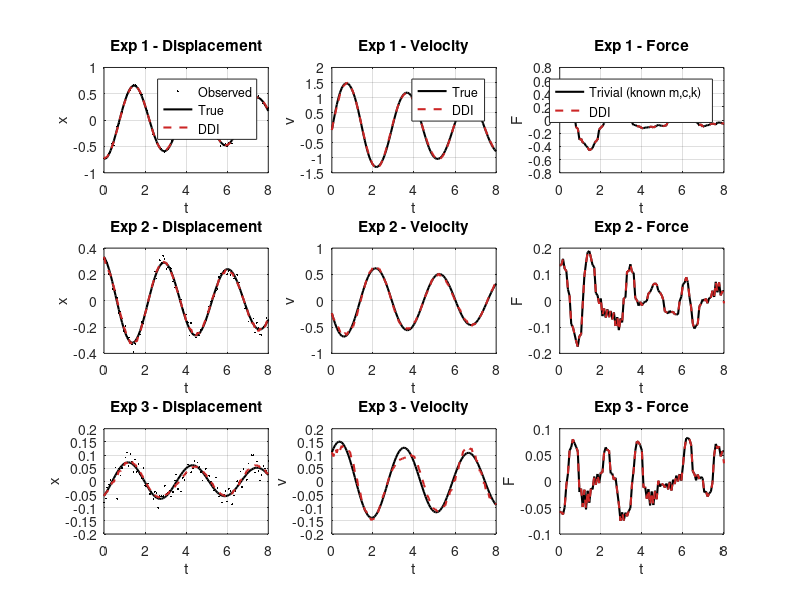
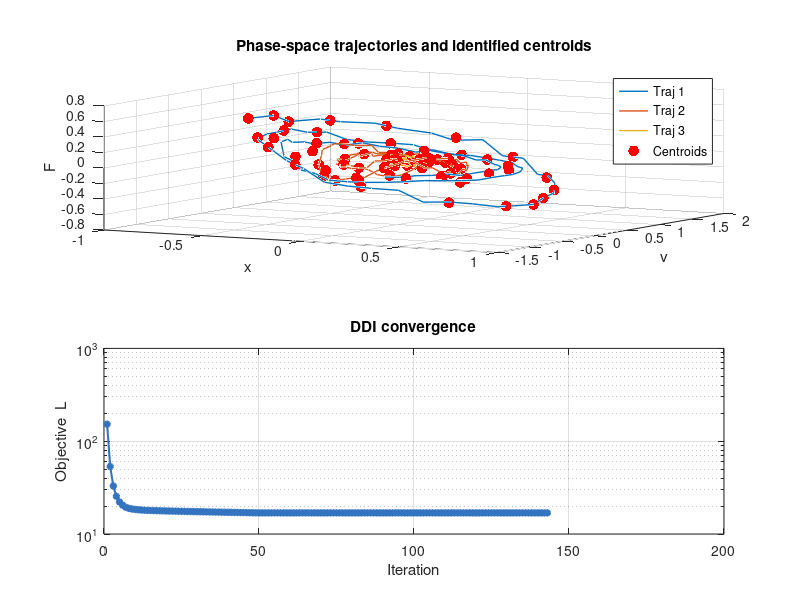

MATLAB code to generate these figures, in order:
function DDI_example()
%DDI_KINEMATICS  Data-driven identification with noisy kinematic measurements
%
% Implements the staggered minimisation of Ulloa's working notes.
%
% Objective function (Eq. 8):
%   L = sum_alpha sum_n w_n [ f^2(z_n) + d^2(z_n, z_bar_k) ]
%     + beta_F * sum_alpha sum_{n=1}^{N-1} w_n * dt * (F_{n+1} - F_n)^2
%
% Synthetic data is generated from:
%   F(x,v) = -2*x^3 - 0.05*v*|v|
%   (hardening cubic spring + quadratic drag -- unconditionally stable)
%
% Only x is observed (with noise). v is estimated by central differences
% on Gaussian-smoothed x_obs. The DDI algorithm recovers F without
% assuming any functional form for the force law.

clear; close all; clc;
rng(42);   % measurement noise seed

%% =========================================================================
%  USER PARAMETERS
%% =========================================================================

% -- Structural parameters (ODE generation + KKT constraint) --
m = 1.0;
c = 0.1;
k = 4.0;

% -- Time grid --
T     = 8.0;
T_buf = 2.0;
T_ext = T + T_buf;
N_ext = 126;
t_ext = linspace(0, T_ext, N_ext);
dt    = t_ext(2) - t_ext(1);
N_out = round(T/T_ext * (N_ext-1)) + 1;
t_out = t_ext(1:N_out);

% -- Experiments -- change only Nexp; ICs scale automatically --
Nexp = 3;
rng(13);
x_ini = 0.5*randn(Nexp, 1);
v_ini = 0.3*randn(Nexp, 1);

% -- Noise (x only) --
noise_frac = 0.1;

% -- DDI weights --
w_obs_x = 50.0;
w_obs_v =  0.5;
wx = 1.0;
wv = 1.0;
wF = 3.0;
wn = ones(N_ext, 1);

% -- beta_F annealing --
beta_F0      = 80.0;
beta_F1      = 15.0;
anneal_iters = 50;

% -- Centroids and solver --
Nbar     = 25 * Nexp;
max_iter = 200;
tol      = 1e-9;

%% =========================================================================
%  GENERATE SYNTHETIC DATA
%% =========================================================================
fprintf('=== Generating synthetic data ===\n');

x_true_ext = zeros(Nexp, N_ext);
v_true_ext = zeros(Nexp, N_ext);

ode_opts = odeset('RelTol',1e-9,'AbsTol',1e-12);
for a = 1:Nexp
    rhs_f = @(~,y) [y(2); (-2.0*y(1)^3 - 0.05*y(2)*abs(y(2)) - c*y(2) - k*y(1))/m];
    [t_sol, Y] = ode45(rhs_f, t_ext, [x_ini(a); v_ini(a)], ode_opts);
    if length(t_sol) ~= N_ext
        error(['ODE failed for experiment %d at t=%.4f. ' ...
               'Reduce IC amplitudes or check force law stability.'], a, t_sol(end));
    end
    x_true_ext(a,:) = Y(:,1)';
    v_true_ext(a,:) = Y(:,2)';
end

sig   = std(x_true_ext(:,1:N_out), [], 'all');
x_obs = x_true_ext + noise_frac*sig*randn(Nexp, N_ext);

%% =========================================================================
%  GAUSSIAN SMOOTHING
%  Used for: (1) estimating v_obs, (2) initialising trajectories
%% =========================================================================
smooth_sigma = 3;
hw = ceil(3*smooth_sigma);
gw = exp(-(-hw:hw).^2 / (2*smooth_sigma^2));
gw = gw / sum(gw);

x_smooth = zeros(Nexp, N_ext);
for a = 1:Nexp
    x_smooth(a,:) = conv(x_obs(a,:), gw, 'same');
    x_smooth(a,1) = x_ini(a);
end

%% =========================================================================
%  VELOCITY ESTIMATE FROM SMOOTHED DISPLACEMENT
%% =========================================================================
v_obs = zeros(Nexp, N_ext);
for a = 1:Nexp
    v_obs(a,2:N_ext-1) = (x_smooth(a,3:N_ext) - x_smooth(a,1:N_ext-2)) / (2*dt);
    v_obs(a,1)         = v_ini(a);
    v_obs(a,N_ext)     = v_obs(a,N_ext-1);
end

%% =========================================================================
%  INITIALISE TRAJECTORIES
%% =========================================================================
fprintf('=== Initialising ===\n');

x_traj = x_obs;
v_traj = v_obs;
F_traj = zeros(Nexp, N_ext);
for a = 1:Nexp
    for n = 2:N_ext-1
        F_traj(a,n) = m*(v_traj(a,n+1)-v_traj(a,n-1))/(2*dt) ...
                    + c*v_traj(a,n) + k*x_smooth(a,n);
    end
    F_traj(a,1)     = F_traj(a,2);
    F_traj(a,N_ext) = F_traj(a,N_ext-1);
end

%% =========================================================================
%  K-MEANS++ CENTROID INITIALISATION
%% =========================================================================
fprintf('=== K-means++ centroid seeding ===\n');

all_pts   = [x_traj(:), v_traj(:), F_traj(:)];
pts_scale = std(all_pts) + eps;
pts_n     = all_pts ./ pts_scale;

Npts  = size(all_pts, 1);
ci    = zeros(Nbar, 1);
ci(1) = randi(Npts);
min_d2 = inf(Npts, 1);
for kk = 2:Nbar
    d2c    = sum((pts_n - pts_n(ci(kk-1),:)).^2, 2);
    min_d2 = min(min_d2, d2c);
    prob   = min_d2 / sum(min_d2);
    ci(kk) = find(rand < cumsum(prob), 1);
end
xbar = all_pts(ci, 1)';
vbar = all_pts(ci, 2)';
Fbar = all_pts(ci, 3)';

assign = ones(Nexp, N_ext, 'int32');

%% =========================================================================
%  DDI MAIN LOOP
%% =========================================================================
fprintf('=== DDI alternating minimisation ===\n');
fprintf('  %5s  %14s  %14s  %10s\n','Iter','Objective L','Rel. dL','beta_F');

L_hist = nan(max_iter, 1);

for iter = 1:max_iter

    % beta_F geometric annealing
    if iter <= anneal_iters
        frac   = (iter-1) / (anneal_iters-1);
        beta_F = beta_F0 * (beta_F1/beta_F0)^frac;
    else
        beta_F = beta_F1;
    end

    % Assignment: nearest centroid in weighted (x,v,F) space
    pts_all = [x_traj(:), v_traj(:), F_traj(:)];
    cen_all = [xbar(:),   vbar(:),   Fbar(:)  ];
    D2 = wx*(pts_all(:,1) - cen_all(:,1)').^2 + ...
         wv*(pts_all(:,2) - cen_all(:,2)').^2 + ...
         wF*(pts_all(:,3) - cen_all(:,3)').^2;
    [~, assign_vec] = min(D2, [], 2);
    assign = reshape(int32(assign_vec), Nexp, N_ext);

    % Step 1: KKT solve per experiment (Eqs. 12-17)
    for a = 1:Nexp
        [x_traj(a,:), v_traj(a,:), F_traj(a,:)] = ...
            solve_trajectory(m, c, k, dt, N_ext, wn, ...
                             w_obs_x, w_obs_v, wx, wv, wF, beta_F, ...
                             x_obs(a,:), v_obs(a,:), ...
                             x_ini(a), v_ini(a), ...
                             xbar, vbar, Fbar, assign(a,:));
    end

    % Step 2: Centroid update (Eqs. 19-21)
    num_x = zeros(1, Nbar);
    num_v = zeros(1, Nbar);
    num_F = zeros(1, Nbar);
    den   = zeros(1, Nbar);
    for a = 1:Nexp
        for n = 1:N_ext
            kk        = assign(a,n);
            w         = wn(n);
            num_x(kk) = num_x(kk) + w*x_traj(a,n);
            num_v(kk) = num_v(kk) + w*v_traj(a,n);
            num_F(kk) = num_F(kk) + w*F_traj(a,n);
            den(kk)   = den(kk)   + w;
        end
    end
    for kk = 1:Nbar
        if den(kk) > 0
            xbar(kk) = num_x(kk)/den(kk);
            vbar(kk) = num_v(kk)/den(kk);
            Fbar(kk) = num_F(kk)/den(kk);
        end
    end

    % Convergence check
    L = eval_objective(Nexp, N_ext, wn, dt, ...
                       w_obs_x, w_obs_v, wx, wv, wF, beta_F, ...
                       x_traj, v_traj, F_traj, x_obs, v_obs, ...
                       xbar, vbar, Fbar, assign);
    L_hist(iter) = L;

    if iter > 1
        dL = abs(L - L_hist(iter-1)) / (abs(L_hist(iter-1)) + eps);
        fprintf('  %5d  %14.6e  %14.6e  %10.3f\n', iter, L, dL, beta_F);
        if dL < tol && iter > anneal_iters
            fprintf('  --> Converged at iteration %d.\n', iter);
            break;
        end
    else
        fprintf('  %5d  %14.6e  %14s  %10.3f\n', iter, L, '---', beta_F);
    end
end

%% =========================================================================
%  TRIM TO [0,T]
%% =========================================================================
fprintf('=== Plotting ===\n');

x_traj_out = x_traj(:,    1:N_out);
v_traj_out = v_traj(:,    1:N_out);
F_traj_out = F_traj(:,    1:N_out);
x_obs_out  = x_obs(:,     1:N_out);
x_true_out = x_true_ext(:,1:N_out);
v_true_out = v_true_ext(:,1:N_out);

% Trivial (algebraic) force from recovered trajectories.
% Requires known m, c, k -- serves as baseline for DDI comparison.
F_trivial = zeros(Nexp, N_out);
for a = 1:Nexp
    for n = 2:N_out-1
        F_trivial(a,n) = m*(v_traj_out(a,n+1)-v_traj_out(a,n-1))/(2*dt) ...
                       + c*v_traj_out(a,n) + k*x_traj_out(a,n);
    end
    F_trivial(a,1)     = F_trivial(a,2);
    F_trivial(a,N_out) = F_trivial(a,N_out-1);
end

cRed = [0.80 0.15 0.15];

%% =========================================================================
%  FIGURE 1: Trajectories
%% =========================================================================
figure('Name','DDI - Trajectories','NumberTitle','off', ...
       'Position',[50 50 1300 260*Nexp]);
for a = 1:Nexp

    subplot(Nexp, 3, (a-1)*3 + 1);
    plot(t_out, x_obs_out(a,:),  'k.', 'MarkerSize',4); hold on;
    plot(t_out, x_true_out(a,:), 'k-', 'LineWidth',1.5);
    plot(t_out, x_traj_out(a,:), '--', 'Color',cRed, 'LineWidth',1.5);
    xlabel('t'); ylabel('x'); grid on; box on;
    title(sprintf('Exp %d - Displacement',a));
    if a==1, legend('Observed','True','DDI','Location','best'); end

    subplot(Nexp, 3, (a-1)*3 + 2);
    plot(t_out, v_true_out(a,:), 'k-', 'LineWidth',1.5); hold on;
    plot(t_out, v_traj_out(a,:), '--', 'Color',cRed, 'LineWidth',1.5);
    xlabel('t'); ylabel('v'); grid on; box on;
    title(sprintf('Exp %d - Velocity',a));
    if a==1, legend('True','DDI','Location','best'); end

    subplot(Nexp, 3, (a-1)*3 + 3);
    plot(t_out, F_trivial(a,:),  'k-', 'LineWidth',1.5); hold on;
    plot(t_out, F_traj_out(a,:), '--', 'Color',cRed, 'LineWidth',1.5);
    xlabel('t'); ylabel('F'); grid on; box on;
    title(sprintf('Exp %d - Force',a));
    if a==1, legend('Trivial (known m,c,k)','DDI','Location','best'); end
end

%% =========================================================================
%  FIGURE 2: Phase space, centroids, convergence
%% =========================================================================
figure('Name','DDI - Phase Space and Convergence','NumberTitle','off', ...
       'Position',[100 100 950 720]);

subplot(2,1,1);
cols = lines(Nexp);
for a = 1:Nexp
    plot3(x_traj_out(a,:), v_traj_out(a,:), F_traj_out(a,:), '-', ...
          'Color',cols(a,:), 'LineWidth',1, 'DisplayName',sprintf('Traj %d',a));
    hold on;
end
scatter3(xbar, vbar, Fbar, 60, 'r', 'filled', 'DisplayName','Centroids');
xlabel('x'); ylabel('v'); zlabel('F');
title('Phase-space trajectories and identified centroids');
legend('Location','best'); grid on; view(30,20);

subplot(2,1,2);
valid = ~isnan(L_hist);
semilogy(find(valid), L_hist(valid), '-o', 'Color',[0.20 0.45 0.75], ...
         'LineWidth',1.5, 'MarkerSize',4, 'MarkerFaceColor',[0.20 0.45 0.75]);
xlabel('Iteration'); ylabel('Objective  L');
title('DDI convergence'); grid on; box on;

%% =========================================================================
%  ERROR SUMMARY (x and v only)
%% =========================================================================
fprintf('\n=== Recovery error (window [0,T]) ===\n');
fprintf('  %6s  %10s  %10s\n','Exp','RMSE x','RMSE v');
for a = 1:Nexp
    fprintf('  %6d  %10.4f  %10.4f\n', a, ...
        rms(x_traj_out(a,:) - x_true_out(a,:)), ...
        rms(v_traj_out(a,:) - v_true_out(a,:)));
end
fprintf('=== Done ===\n');
end


%% =========================================================================
%  LOCAL FUNCTION: solve_trajectory
%% =========================================================================
function [x, v, F] = solve_trajectory(m, c, k, dt, N, wn, ...
    w_obs_x, w_obs_v, wx, wv, wF, beta_F, ...
    x_obs, v_obs, x_ini, v_ini, ...
    xbar, vbar, Fbar, assign)

col_x   = @(n) n;
col_v   = @(n) N   + n;
col_F   = @(n) 2*N + n;
col_lam = @(n) 3*N + (n-1);
col_mu  = @(n) 4*N - 2 + (n-1);

Ndof   = 5*N - 4;
nz_max = 30*N;
TI  = zeros(nz_max,1);
TJ  = zeros(nz_max,1);
TS  = zeros(nz_max,1);
rhs = zeros(Ndof,1);
nz  = 0;
row = 0;

% Eq. (17): initial conditions
row=row+1; nz=nz+1; TI(nz)=row; TJ(nz)=col_x(1); TS(nz)=1; rhs(row)=x_ini;
row=row+1; nz=nz+1; TI(nz)=row; TJ(nz)=col_v(1); TS(nz)=1; rhs(row)=v_ini;

for n = 2:N-1
    kk = assign(n);

    % Eq. (12): discrete dynamics
    row=row+1;
    nz=nz+1; TI(nz)=row; TJ(nz)=col_v(n+1); TS(nz)= m/(2*dt);
    nz=nz+1; TI(nz)=row; TJ(nz)=col_v(n-1); TS(nz)=-m/(2*dt);
    nz=nz+1; TI(nz)=row; TJ(nz)=col_v(n);   TS(nz)= c;
    nz=nz+1; TI(nz)=row; TJ(nz)=col_x(n);   TS(nz)= k;
    nz=nz+1; TI(nz)=row; TJ(nz)=col_F(n);   TS(nz)=-1;

    % Eq. (13): kinematics
    row=row+1;
    nz=nz+1; TI(nz)=row; TJ(nz)=col_v(n);   TS(nz)= 1;
    nz=nz+1; TI(nz)=row; TJ(nz)=col_x(n+1); TS(nz)=-1/(2*dt);
    nz=nz+1; TI(nz)=row; TJ(nz)=col_x(n-1); TS(nz)= 1/(2*dt);

    % Eq. (14): stationarity w.r.t. x_n
    row=row+1;
    nz=nz+1; TI(nz)=row; TJ(nz)=col_x(n);   TS(nz)= 2*wn(n)*(w_obs_x+wx);
    nz=nz+1; TI(nz)=row; TJ(nz)=col_lam(n); TS(nz)= k;
    if n<=N-2, nz=nz+1; TI(nz)=row; TJ(nz)=col_mu(n+1); TS(nz)= 1/(2*dt); end
    if n>=3,   nz=nz+1; TI(nz)=row; TJ(nz)=col_mu(n-1); TS(nz)=-1/(2*dt); end
    rhs(row) = 2*wn(n)*(w_obs_x*x_obs(n) + wx*xbar(kk));

    % Eq. (15): stationarity w.r.t. v_n
    row=row+1;
    nz=nz+1; TI(nz)=row; TJ(nz)=col_v(n);   TS(nz)= 2*wn(n)*(w_obs_v+wv);
    nz=nz+1; TI(nz)=row; TJ(nz)=col_lam(n); TS(nz)= c;
    nz=nz+1; TI(nz)=row; TJ(nz)=col_mu(n);  TS(nz)= 1;
    if n>=3,   nz=nz+1; TI(nz)=row; TJ(nz)=col_lam(n-1); TS(nz)= m/(2*dt); end
    if n<=N-2, nz=nz+1; TI(nz)=row; TJ(nz)=col_lam(n+1); TS(nz)=-m/(2*dt); end
    rhs(row) = 2*wn(n)*(w_obs_v*v_obs(n) + wv*vbar(kk));

    % Eq. (16): stationarity w.r.t. F_n (with beta_F smoothing)
    diag_F = 2*wn(n)*wF + 2*beta_F*dt*(wn(n-1)+wn(n));
    row=row+1;
    nz=nz+1; TI(nz)=row; TJ(nz)=col_F(n);   TS(nz)= diag_F;
    nz=nz+1; TI(nz)=row; TJ(nz)=col_lam(n); TS(nz)=-1;
    nz=nz+1; TI(nz)=row; TJ(nz)=col_F(n-1); TS(nz)=-2*beta_F*dt*wn(n-1);
    nz=nz+1; TI(nz)=row; TJ(nz)=col_F(n+1); TS(nz)=-2*beta_F*dt*wn(n);
    rhs(row) = 2*wn(n)*wF*Fbar(kk);
end

% Boundary stationarity at n=1 and n=N
row=row+1;
nz=nz+1; TI(nz)=row; TJ(nz)=col_F(1); TS(nz)= 2*wn(1)*wF + 2*beta_F*dt*wn(1);
nz=nz+1; TI(nz)=row; TJ(nz)=col_F(2); TS(nz)=-2*beta_F*dt*wn(1);
rhs(row) = 2*wn(1)*wF*Fbar(assign(1));

row=row+1;
nz=nz+1; TI(nz)=row; TJ(nz)=col_x(N);    TS(nz)= 2*wn(N)*(w_obs_x+wx);
nz=nz+1; TI(nz)=row; TJ(nz)=col_mu(N-1); TS(nz)=-1/(2*dt);
rhs(row) = 2*wn(N)*(w_obs_x*x_obs(N) + wx*xbar(assign(N)));

row=row+1;
nz=nz+1; TI(nz)=row; TJ(nz)=col_v(N);     TS(nz)= 2*wn(N)*(w_obs_v+wv);
nz=nz+1; TI(nz)=row; TJ(nz)=col_lam(N-1); TS(nz)= m/(2*dt);
rhs(row) = 2*wn(N)*(w_obs_v*v_obs(N) + wv*vbar(assign(N)));

row=row+1;
nz=nz+1; TI(nz)=row; TJ(nz)=col_F(N);   TS(nz)= 2*wn(N)*wF + 2*beta_F*dt*wn(N-1);
nz=nz+1; TI(nz)=row; TJ(nz)=col_F(N-1); TS(nz)=-2*beta_F*dt*wn(N-1);
rhs(row) = 2*wn(N)*wF*Fbar(assign(N));

if row ~= Ndof
    error('KKT assembly error: %d rows assembled, %d expected.', row, Ndof);
end

sol = sparse(TI(1:nz), TJ(1:nz), TS(1:nz), Ndof, Ndof) \ rhs;
x = sol(1    :  N)';
v = sol(N+1  :2*N)';
F = sol(2*N+1:3*N)';
end


%% =========================================================================
%  LOCAL FUNCTION: eval_objective
%% =========================================================================
function L = eval_objective(Nexp, N, wn, dt, ...
    w_obs_x, w_obs_v, wx, wv, wF, beta_F, ...
    x_traj, v_traj, F_traj, x_obs, v_obs, ...
    xbar, vbar, Fbar, assign)
L = 0;
for a = 1:Nexp
    for n = 1:N
        kk = assign(a,n);
        f2 = w_obs_x*(x_traj(a,n)-x_obs(a,n))^2 ...
           + w_obs_v*(v_traj(a,n)-v_obs(a,n))^2;
        d2 = wx*(x_traj(a,n)-xbar(kk))^2 ...
           + wv*(v_traj(a,n)-vbar(kk))^2 ...
           + wF*(F_traj(a,n)-Fbar(kk))^2;
        L = L + wn(n)*(f2+d2);
    end
    for n = 1:N-1
        L = L + beta_F*wn(n)*dt*(F_traj(a,n+1)-F_traj(a,n))^2;
    end
end
end
